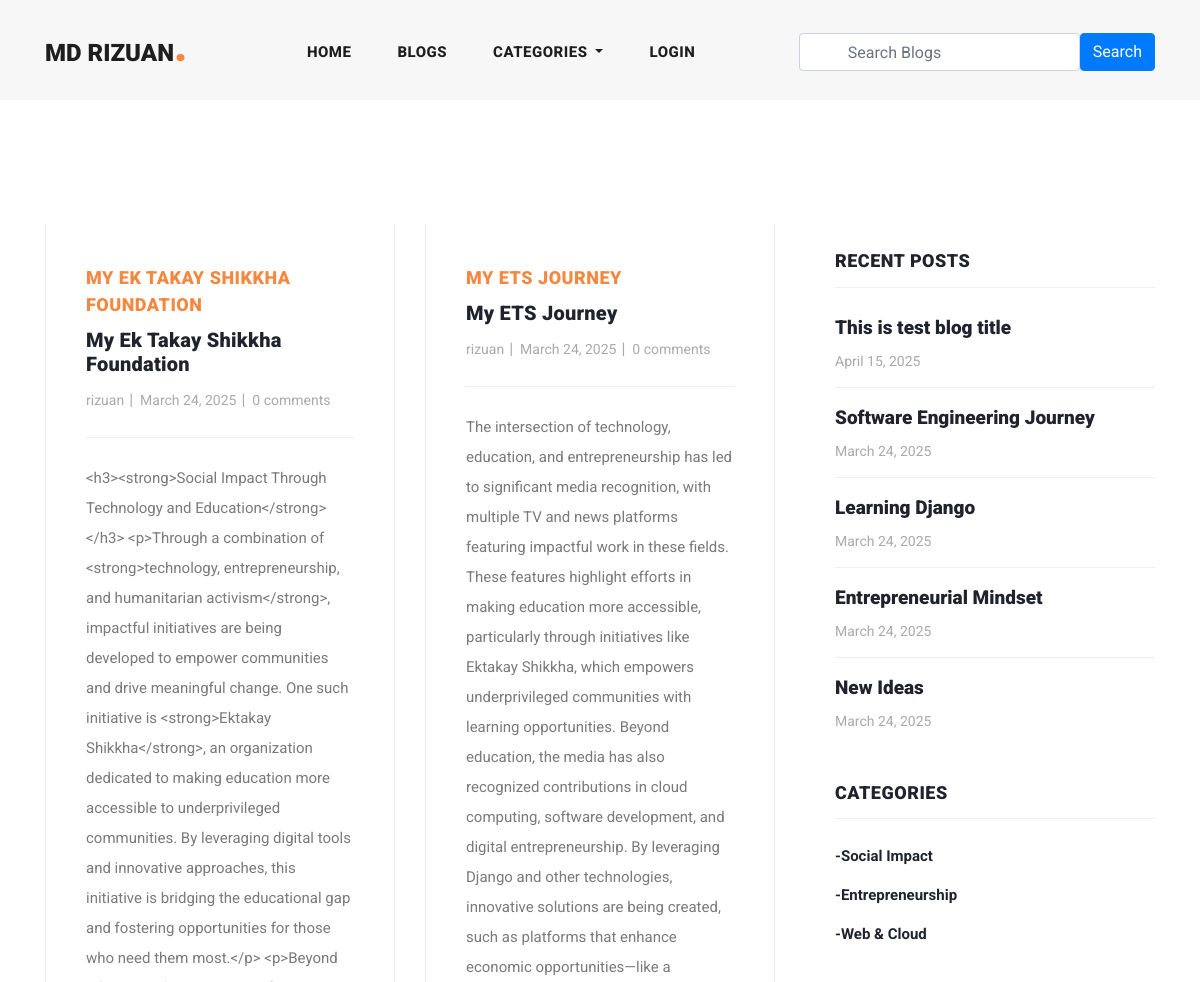
/category_blogs/social-impact/ (upper part), run on an earlier commit of the app's database.
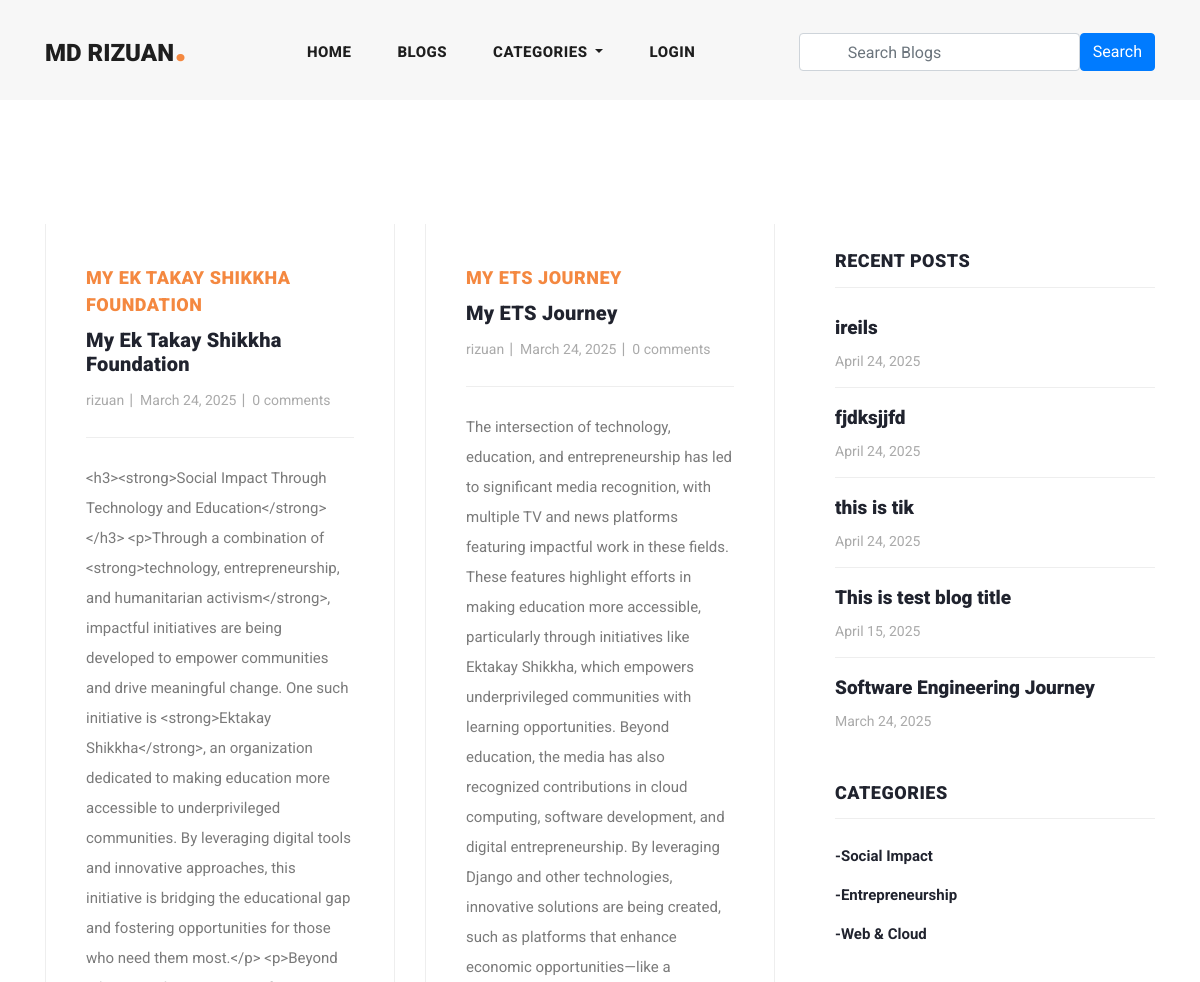
And on a later commit of the database.
### blog/models.py (models this page shows, shortened)
class Blog(models.Model):
    user = models.ForeignKey(
        User,
        related_name='user_blogs',
        on_delete=models.CASCADE
    )
    category = models.ForeignKey(
        Category,
        related_name='category_blogs',
        on_delete=models.CASCADE
    )
    tags = models.ManyToManyField(
        Tag,
        related_name='tag_blogs',
        blank=True
    )
    likes = models.ManyToManyField(
        Tag,
        related_name='user_likes',
        blank=True
    )
    title = models.CharField(
        max_length=250
    )
    slug = models.SlugField(null=True, blank=True)
    banner = models.ImageField(upload_to='blog_banners')
    description = RichTextField()
    created_date = models.DateField(auto_now_add=True)
    district = models.ForeignKey(District, on_delete=models.CASCADE, related_name='district_blogs', null=True, blank=True)
    thana = models.ForeignKey(Thana, on_delete=models.CASCADE, related_name='thana_blogs', null=True, blank=True)

class Category(models.Model):
    title = models.CharField(max_length=150, unique=True)
    slug = models.SlugField(null=True,blank=True)
    created_date = models.DateField(auto_now_add=True)

### user_profile/models.py (models this page shows, shortened)
class User(AbstractUser):
    email = models.EmailField(
        max_length=150,
        unique=True,
        error_messages={
            "unique": " The email must be unique"
        }
    )
    profile_image =models.ImageField(
        null=True,
        blank=True,
        upload_to="profile_images"
    )
    REQUIRED_FIELDS = ["email"]
    objects= CustomUserManager()

### blog/views.py (the view)
# urls.py: path('category_blogs/<str:slug>/', category_blogs, name = 'category_blogs'),
def category_blogs(request, slug):
     category = get_object_or_404(Category, slug=slug)
     queryset = category.category_blogs.all()
     tags = Tag.objects.order_by('-created_date')[:5]
     page = request.GET.get('page', 1)
     paginator = Paginator(queryset, 2)
     all_blogs = Blog.objects.order_by('-created_date')[:5]
     try:
          blogs = paginator.page(page)
     except EmptyPage:
          blogs = paginator.page(1)
     except PageNotAnInteger:
          blogs = paginator.page(1)
     context = {
          "blogs": blogs,
          "tags":tags,
          "all_blogs": all_blogs
     }
     return render(request, 'category_blogs.html', context)

### blog/context_processors.py (called while the page is built)
def get_all_categories(request):
    categories = Category.objects.all()
    context = {
        'categories': categories
    }
    return context

### templates/category_blogs.html (shortened to what this page needs)
{% extends 'base.html' %}
{% load static %}
{% block content %}
    <section class="blog-posts grid-system">
      <div class="container">
        <div class="row">
          <div class="col-lg-8">
            <div class="all-blog-posts">
              <div class="row">
                {% for blog in blogs %}
                {% include 'blog_card.html' %}
                {% endfor %}
              </div>
            </div>
          </div>
         {% include 'sidebar.html' with blogs=all_blogs   %}
        </div>
      </div>
    </section>
    {% endblock content %}

### templates/blog_card.html (shortened to what this page needs)
{% load static %}
<div class="col-lg-6">
    <div class="blog-post">
      <div class="blog-thumb">
      </div>
      <div class="down-content">
        <span>{{blog.title}}</span>
        <a href="{% url 'blog_details' blog.slug %}"><h4>{{blog.title}}</h4></a>
        <ul class="post-info">
          <li><a href="#">{{blog.user.username}}</a></li>
          <li><a href="#">{{blog.created_date}}</a></li>
          <li><a href="#">{{blog.blog_comments.all.count}} comments</a></li>
        </ul>
        <p>{{blog.description}}</p>
      </div>
    </div>
  </div>

### templates/sidebar.html (shortened to what this page needs)
<div class="col-lg-4">
    <div class="sidebar">
      <div class="row">
        <div class="col-lg-12">
          <div class="sidebar-item recent-posts">
            <div class="sidebar-heading">
              <h2>Recent Posts</h2>
            </div>
            <div class="content">
              <ul>
                {% for blog in blogs%}
                <li><a href="#">
                  <h5>{{blog.title}}</h5>
                  <span>{{blog.created_date}}</span>
                </a></li>
                {% endfor %}
              </ul>
            </div>
          </div>
        </div>
        <div class="col-lg-12">
          <div class="sidebar-item categories">
            <div class="sidebar-heading">
              <h2>Categories</h2>
            </div>
            <div class="content">
              <ul>
                {% for category in categories %}
                <li><a href="{% url 'category_blogs' category.slug %}">-{{category.title}}</a></li>
                {% endfor %}
              </ul>
            </div>
          </div>
        </div>
        <div class="col-lg-12">
        </div>
      </div>
    </div>
  </div>

What changed in the data, as far as the page shows it:
no longer on this page (row unchanged): Blog: title "Learning Django", created_date "March 24, 2025", shown under "RECENT POSTS"
no longer on this page (row unchanged): Blog: title "Entrepreneurial Mindset", created_date "March 24, 2025", shown under "RECENT POSTS"
no longer on this page (row unchanged): Blog: title "New Ideas", created_date "March 24, 2025", shown under "RECENT POSTS"
added Blog: title "ireils", created_date "April 24, 2025", shown under "RECENT POSTS"
added Blog: title "fjdksjjfd", created_date "April 24, 2025", shown under "RECENT POSTS"
added Blog: title "this is tik", created_date "April 24, 2025", shown under "RECENT POSTS"
